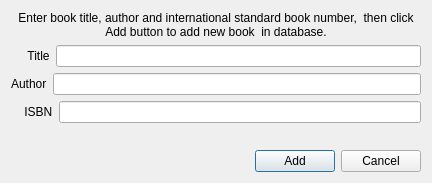
<?xml version="1.0" encoding="UTF-8"?>
<ui version="4.0">
 <class>AddDialog</class>
 <widget class="QDialog" name="AddDialog">
  <property name="geometry">
   <rect>
    <x>0</x>
    <y>0</y>
    <width>432</width>
    <height>183</height>
   </rect>
  </property>
  <property name="sizePolicy">
   <sizepolicy hsizetype="Preferred" vsizetype="Preferred">
    <horstretch>0</horstretch>
    <verstretch>0</verstretch>
   </sizepolicy>
  </property>
  <property name="windowTitle">
   <string>Register Dialog Window</string>
  </property>
  <layout class="QHBoxLayout" name="horizontalLayout">
   <property name="sizeConstraint">
    <enum>QLayout::SetDefaultConstraint</enum>
   </property>
   <item>
    <layout class="QVBoxLayout" name="verticalLayout">
     <property name="sizeConstraint">
      <enum>QLayout::SetDefaultConstraint</enum>
     </property>
     <item>
      <widget class="QLabel" name="label_3">
       <property name="text">
        <string>Enter book title, author and international standard book number,  then click Add button to add new book  in database.</string>
       </property>
       <property name="alignment">
        <set>Qt::AlignCenter</set>
       </property>
       <property name="wordWrap">
        <bool>true</bool>
       </property>
      </widget>
     </item>
     <item>
      <layout class="QHBoxLayout" name="horizontalLayout_3">
       <item>
        <widget class="QLabel" name="label_2">
         <property name="text">
          <string>     Title</string>
         </property>
        </widget>
       </item>
       <item>
        <widget class="QLineEdit" name="titleLineEdit"/>
       </item>
      </layout>
     </item>
     <item>
      <layout class="QHBoxLayout" name="horizontalLayout_2">
       <item>
        <widget class="QLabel" name="label">
         <property name="text">
          <string>Author</string>
         </property>
        </widget>
       </item>
       <item>
        <widget class="QLineEdit" name="authorLineEdit"/>
       </item>
      </layout>
     </item>
     <item>
      <layout class="QHBoxLayout" name="horizontalLayout_5">
       <item>
        <widget class="QLabel" name="label_4">
         <property name="text">
          <string>    ISBN</string>
         </property>
        </widget>
       </item>
       <item>
        <widget class="QLineEdit" name="ISBNLineEdit"/>
       </item>
      </layout>
     </item>
     <item>
      <spacer name="verticalSpacer">
       <property name="orientation">
        <enum>Qt::Vertical</enum>
       </property>
       <property name="sizeHint" stdset="0">
        <size>
         <width>20</width>
         <height>40</height>
        </size>
       </property>
      </spacer>
     </item>
     <item>
      <layout class="QHBoxLayout" name="horizontalLayout_4">
       <item>
        <spacer name="horizontalSpacer">
         <property name="orientation">
          <enum>Qt::Horizontal</enum>
         </property>
         <property name="sizeHint" stdset="0">
          <size>
           <width>40</width>
           <height>20</height>
          </size>
         </property>
        </spacer>
       </item>
       <item>
        <widget class="QPushButton" name="addButton">
         <property name="text">
          <string>Add</string>
         </property>
        </widget>
       </item>
       <item>
        <widget class="QPushButton" name="cancelButton">
         <property name="text">
          <string>Cancel</string>
         </property>
        </widget>
       </item>
      </layout>
     </item>
    </layout>
   </item>
  </layout>
 </widget>
 <resources/>
 <connections/>
</ui>
